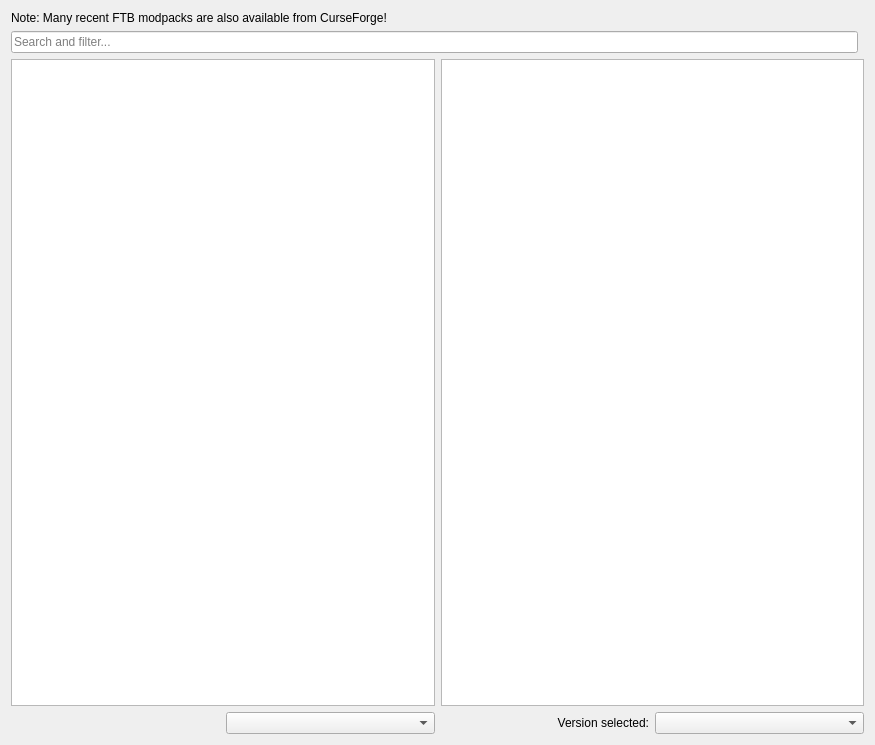
<?xml version="1.0" encoding="UTF-8"?>
<ui version="4.0">
 <class>FtbPage</class>
 <widget class="QWidget" name="FtbPage">
  <property name="geometry">
   <rect>
    <x>0</x>
    <y>0</y>
    <width>875</width>
    <height>745</height>
   </rect>
  </property>
  <layout class="QGridLayout" name="gridLayout">
   <item row="3" column="0" colspan="2">
    <layout class="QGridLayout" name="gridLayout_4" columnstretch="0,0,0,0" rowminimumheight="0" columnminimumwidth="0,0,0,0">
     <item row="0" column="0">
      <widget class="QLabel" name="serverCompatibilityLabel">
       <property name="text"><string/></property>
      </widget>
     </item>
     <item row="0" column="3">
      <widget class="QComboBox" name="versionSelectionBox"/>
     </item>
     <item row="0" column="2">
      <widget class="QLabel" name="label">
       <property name="text">
        <string>Version selected:</string>
       </property>
       <property name="alignment">
        <set>Qt::AlignRight|Qt::AlignTrailing|Qt::AlignVCenter</set>
       </property>
      </widget>
     </item>
     <item row="0" column="1">
      <widget class="QComboBox" name="sortByBox"/>
     </item>
    </layout>
   </item>
   <item row="1" column="0">
    <widget class="QLineEdit" name="searchEdit">
     <property name="placeholderText">
      <string>Search and filter...</string>
     </property>
     <property name="clearButtonEnabled">
      <bool>true</bool>
     </property>
    </widget>
   </item>
   <item row="2" column="0" colspan="2">
    <layout class="QGridLayout" name="gridLayout_3">
     <item row="0" column="0">
      <widget class="QTreeView" name="packView">
       <property name="alternatingRowColors">
        <bool>true</bool>
       </property>
       <property name="iconSize">
        <size>
         <width>48</width>
         <height>48</height>
        </size>
       </property>
       <property name="verticalScrollMode">
        <enum>QAbstractItemView::ScrollPerPixel</enum>
       </property>
      </widget>
     </item>
     <item row="0" column="1">
      <widget class="ProjectDescriptionPage" name="packDescription">
       <property name="openExternalLinks">
        <bool>true</bool>
       </property>
       <property name="openLinks">
        <bool>true</bool>
       </property>
      </widget>
     </item>
    </layout>
   </item>
   <item row="0" column="0">
    <widget class="QLabel" name="label_2">
     <property name="text">
      <string>Note: Many recent FTB modpacks are also available from CurseForge!</string>
     </property>
    </widget>
   </item>
  </layout>
 </widget>
 <customwidgets>
  <customwidget>
   <class>ProjectDescriptionPage</class>
   <extends>QTextBrowser</extends>
   <header>ui/widgets/ProjectDescriptionPage.h</header>
  </customwidget>
 </customwidgets>
 <tabstops>
  <tabstop>searchEdit</tabstop>
  <tabstop>versionSelectionBox</tabstop>
 </tabstops>
 <resources/>
 <connections/>
</ui>
